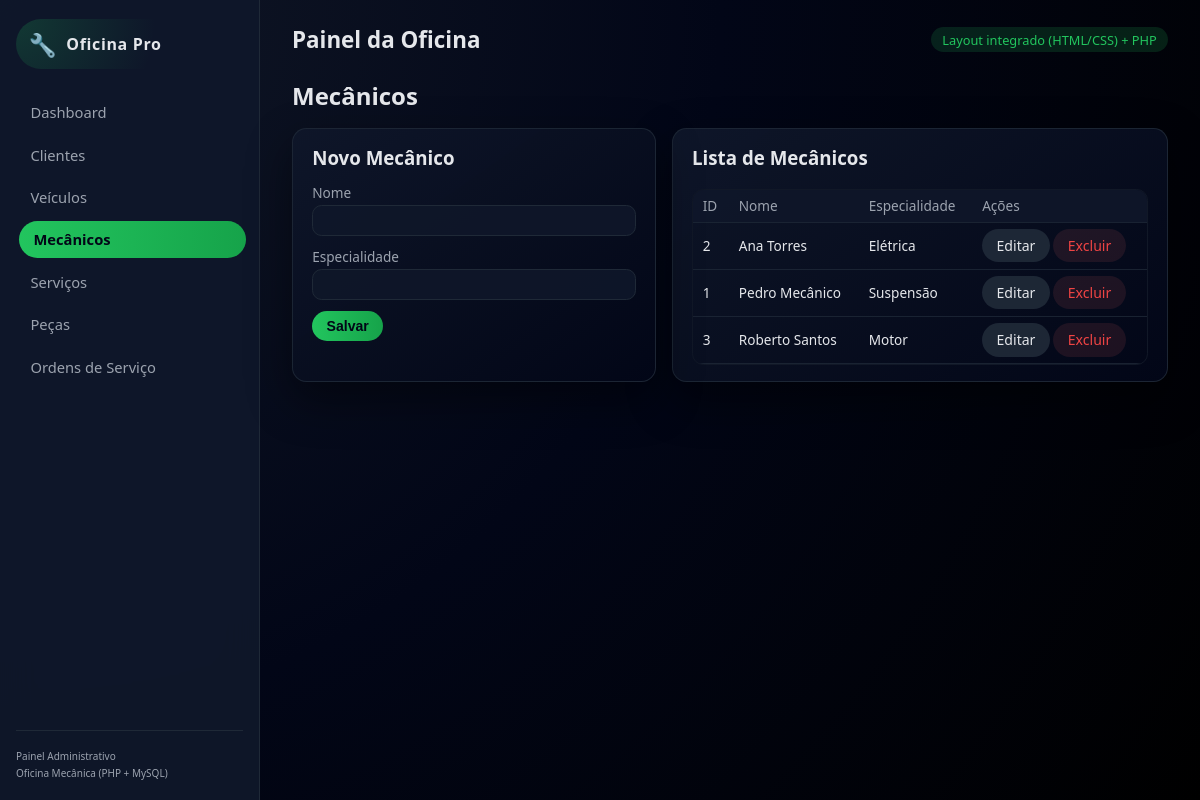
The page /index.php?page=mecanicos on the database its author committed.
### tables this page shows
CREATE TABLE mecanicos (
  id_mecanico  INT AUTO_INCREMENT PRIMARY KEY,
  nome         VARCHAR(100) NOT NULL,
  especialidade VARCHAR(80)
);

### pages/mecanicos.php (the view, shortened to what this page needs)
<?php
$mecEdicao = null;
$mecanicos = $pdo->query("SELECT * FROM mecanicos ORDER BY nome")->fetchAll();
?>
<div class="section-header">
  <h2>Mecânicos</h2>
</div>
<div class="grid-2">
  <div class="card form-card">
    <h3><?php echo $mecEdicao ? 'Editar Mecânico' : 'Novo Mecânico'; ?></h3>
    <form method="post">
      <div class="form-group">
        <label>Nome</label>
        <input type="text" name="nome" required
               value="<?php echo htmlspecialchars($mecEdicao['nome'] ?? ''); ?>">
      </div>
      <div class="form-group">
        <label>Especialidade</label>
        <input type="text" name="especialidade"
               value="<?php echo htmlspecialchars($mecEdicao['especialidade'] ?? ''); ?>">
      </div>
      <button type="submit" class="btn primary">
        <?php echo $mecEdicao ? 'Atualizar' : 'Salvar'; ?>
      </button>
    </form>
  </div>
  <div class="card">
    <h3>Lista de Mecânicos</h3>
    <div class="table-wrapper">
      <table>
        <thead>
          <tr>
            <th>ID</th>
            <th>Nome</th>
            <th>Especialidade</th>
            <th>Ações</th>
          </tr>
        </thead>
        <tbody>
          <?php foreach ($mecanicos as $m): ?>
            <tr>
              <td><?php echo $m['id_mecanico']; ?></td>
              <td><?php echo htmlspecialchars($m['nome']); ?></td>
              <td><?php echo htmlspecialchars($m['especialidade']); ?></td>
              <td>
                <a class="btn secondary" href="index.php?page=mecanicos&edit=<?php echo $m['id_mecanico']; ?>">Editar</a>
                <a class="btn danger" href="index.php?page=mecanicos&delete=<?php echo $m['id_mecanico']; ?>"
                   onclick="return confirm('Deseja realmente excluir este mecânico?');">
                  Excluir
                </a>
              </td>
            </tr>
          <?php endforeach; ?>
        </tbody>
      </table>
    </div>
  </div>
</div>

### style.css (style rules this page uses)
:root { --bg: #0f172a; --bg-soft: #111827; --card: #020617; --accent: #22c55e; --accent-soft: rgba(34,197,94,0.15); --text: #e5e7eb; --text-soft: #9ca3af; --danger: #ef4444; --border: #1f2937; --radius: 0.9rem; --shadow: 0 18px 45px rgba(0,0,0,0.45); --transition: 0.2s ease; --font: system-ui, -apple-system, BlinkMacSystemFont, "SF Pro Text", "Segoe UI", sans-serif; }
* { box-sizing: border-box; }
body { margin: 0; font-family: var(--font); background: radial-gradient(circle at top left, #111827, #020617 50%, #000 100%); color: var(--text); }
.section-header { display: flex; justify-content: space-between; align-items: center; margin-bottom: 1rem; }
.section-header h2 { margin: 0; }
.card { background: linear-gradient(145deg, rgba(15,23,42,0.95), #020617); border-radius: var(--radius); border: 1px solid rgba(31,41,55,0.9); box-shadow: var(--shadow); padding: 1rem 1.2rem; }
.card h3 { margin-top: 0; }
.form-card { position: relative; }
.form-card h3 { margin-top: 0; margin-bottom: 0.8rem; }
.form-group { margin-bottom: 0.7rem; display: flex; flex-direction: column; gap: 0.2rem; }
label { font-size: 0.85rem; color: var(--text-soft); }
input, select, textarea { border-radius: 0.6rem; border: 1px solid var(--border); background: rgba(15,23,42,0.9); padding: 0.4rem 0.7rem; color: var(--text); font-size: 0.9rem; outline: none; transition: var(--transition); }
.btn { border-radius: 999px; border: none; padding: 0.45rem 0.9rem; font-size: 0.88rem; cursor: pointer; transition: var(--transition); text-decoration: none; display: inline-block; }
.btn.primary { background: linear-gradient(90deg, #22c55e, #16a34a); color: #020617; font-weight: 600; }
.btn.secondary { background: rgba(31,41,55,0.95); color: var(--text); }
.btn.danger { background: rgba(248,113,113,0.1); color: var(--danger); }
.table-wrapper { margin-top: 0.5rem; max-height: 400px; overflow: auto; border-radius: 0.7rem; border: 1px solid #111827; }
table { width: 100%; border-collapse: collapse; font-size: 0.85rem; }
thead { background: rgba(15,23,42,0.95); position: sticky; top: 0; z-index: 1; }
th, td { padding: 0.4rem 0.6rem; border-bottom: 1px solid rgba(31,41,55,0.8); }
th { text-align: left; color: var(--text-soft); font-weight: 500; }
.grid-2 { display: grid; grid-template-columns: minmax(0, 1.1fr) minmax(0, 1.5fr); gap: 1rem; }

### rows shown on the page
mecanicos: id_mecanico "2", nome "Ana Torres", especialidade "Elétrica"
mecanicos: id_mecanico "1", nome "Pedro Mecânico", especialidade "Suspensão"
mecanicos: id_mecanico "3", nome "Roberto Santos", especialidade "Motor"
